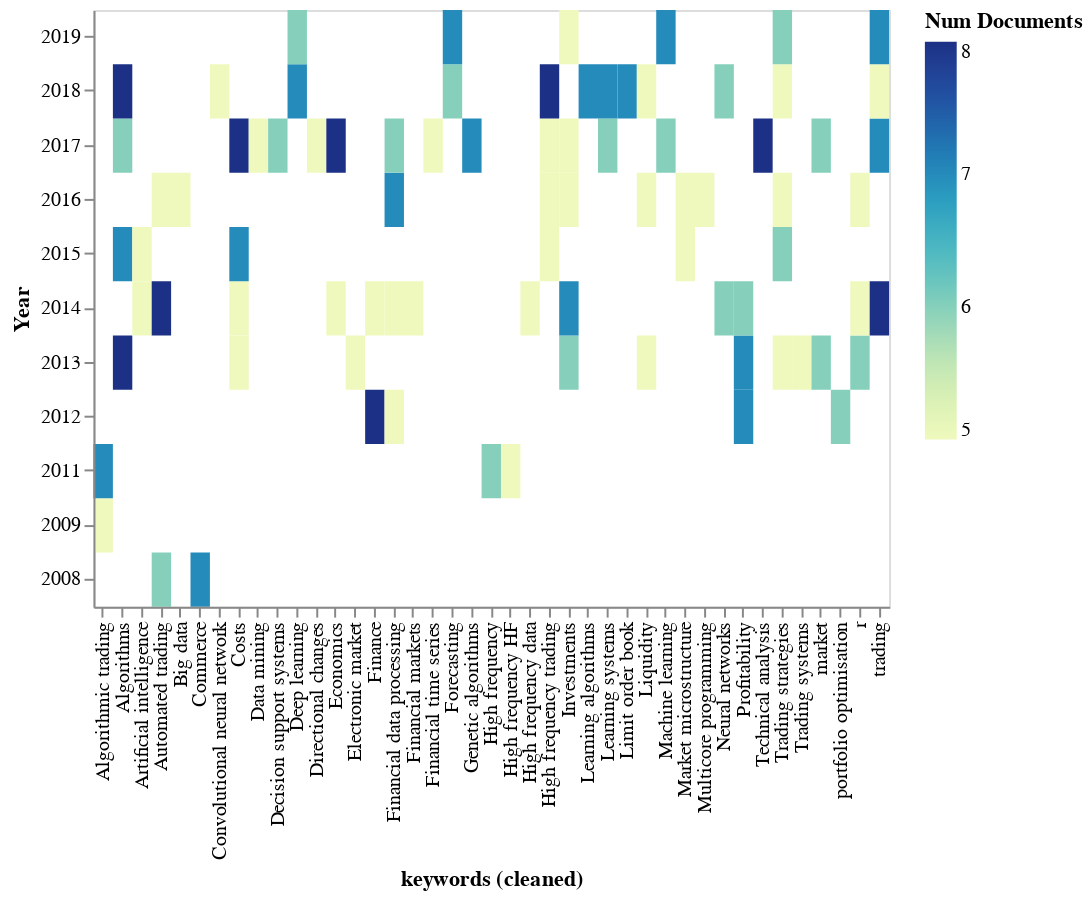

Write notebook code for a chart like this one.
### Code cell
rdf.term_by_term( 
    termA='keywords (cleaned)', 
    termB='Year', 
    sepA=';', 
    sepB=None, 
    minmax=(5,8)).heatmap_in_altair(ascendingA=True, ascendingB=False)

### Figure 1 — Vega-Lite specification as saved in the notebook (floating-point values rounded to 4 significant figures)
{"$schema": "https://vega.github.io/schema/vega-lite/v3.4.0.json", "config": {"mark": {"tooltip": null}, "view": {"height": 300, "width": 400}}, "data": {"name": "data-8575c7e3e7244d704a83ee1d22c009a3"}, "datasets": {"data-8575c7e3e7244d704a83ee1d22c009a3": [{"Num Documents": 5, "Year": 2009, "keywords (cleaned)": "Algorithmic trading"}, {"Num Documents": 7, "Year": 2011, "keywords (cleaned)": "Algorithmic trading"}, {"Num Documents": 8, "Year": 2013, "keywords (cleaned)": "Algorithms"}, {"Num Documents": 7, "Year": 2015, "keywords (cleaned)": "Algorithms"}, {"Num Documents": 6, "Year": 2017, "keywords (cleaned)": "Algorithms"}, {"Num Documents": 8, "Year": 2018, "keywords (cleaned)": "Algorithms"}, {"Num Documents": 5, "Year": 2014, "keywords (cleaned)": "Artificial intelligence"}, {"Num Documents": 5, "Year": 2015, "keywords (cleaned)": "Artificial intelligence"}, {"Num Documents": 6, "Year": 2008, "keywords (cleaned)": "Automated trading"}, {"Num Documents": 8, "Year": 2014, "keywords (cleaned)": "Automated trading"}, {"Num Documents": 5, "Year": 2016, "keywords (cleaned)": "Automated trading"}, {"Num Documents": 5, "Year": 2016, "keywords (cleaned)": "Big data"}, {"Num Documents": 7, "Year": 2008, "keywords (cleaned)": "Commerce"}, {"Num Documents": 5, "Year": 2018, "keywords (cleaned)": "Convolutional neural network"}, {"Num Documents": 5, "Year": 2013, "keywords (cleaned)": "Costs"}, {"Num Documents": 5, "Year": 2014, "keywords (cleaned)": "Costs"}, {"Num Documents": 7, "Year": 2015, "keywords (cleaned)": "Costs"}, {"Num Documents": 8, "Year": 2017, "keywords (cleaned)": "Costs"}, {"Num Documents": 5, "Year": 2017, "keywords (cleaned)": "Data mining"}, {"Num Documents": 6, "Year": 2017, "keywords (cleaned)": "Decision support systems"}, {"Num Documents": 7, "Year": 2018, "keywords (cleaned)": "Deep learning"}, {"Num Documents": 6, "Year": 2019, "keywords (cleaned)": "Deep learning"}, {"Num Documents": 5, "Year": 2017, "keywords (cleaned)": "Directional changes"}, {"Num Documents": 5, "Year": 2014, "keywords (cleaned)": "Economics"}, {"Num Documents": 8, "Year": 2017, "keywords (cleaned)": "Economics"}, {"Num Documents": 5, "Year": 2013, "keywords (cleaned)": "Electronic market"}, {"Num Documents": 8, "Year": 2012, "keywords (cleaned)": "Finance"}, {"Num Documents": 5, "Year": 2014, "keywords (cleaned)": "Finance"}, {"Num Documents": 5, "Year": 2012, "keywords (cleaned)": "Financial data processing"}, {"Num Documents": 5, "Year": 2014, "keywords (cleaned)": "Financial data processing"}, {"Num Documents": 7, "Year": 2016, "keywords (cleaned)": "Financial data processing"}, {"Num Documents": 6, "Year": 2017, "keywords (cleaned)": "Financial data processing"}, {"Num Documents": 5, "Year": 2014, "keywords (cleaned)": "Financial markets"}, {"Num Documents": 5, "Year": 2017, "keywords (cleaned)": "Financial time series"}, {"Num Documents": 6, "Year": 2018, "keywords (cleaned)": "Forecasting"}, {"Num Documents": 7, "Year": 2019, "keywords (cleaned)": "Forecasting"}, {"Num Documents": 7, "Year": 2017, "keywords (cleaned)": "Genetic algorithms"}, {"Num Documents": 6, "Year": 2011, "keywords (cleaned)": "High frequency"}, {"Num Documents": 5, "Year": 2011, "keywords (cleaned)": "High frequency HF"}, {"Num Documents": 5, "Year": 2014, "keywords (cleaned)": "High frequency data"}, {"Num Documents": 5, "Year": 2015, "keywords (cleaned)": "High frequency trading"}, {"Num Documents": 5, "Year": 2016, "keywords (cleaned)": "High frequency trading"}, {"Num Documents": 5, "Year": 2017, "keywords (cleaned)": "High frequency trading"}, {"Num Documents": 8, "Year": 2018, "keywords (cleaned)": "High frequency trading"}, {"Num Documents": 6, "Year": 2013, "keywords (cleaned)": "Investments"}, {"Num Documents": 7, "Year": 2014, "keywords (cleaned)": "Investments"}, {"Num Documents": 5, "Year": 2016, "keywords (cleaned)": "Investments"}, {"Num Documents": 5, "Year": 2017, "keywords (cleaned)": "Investments"}, {"Num Documents": 5, "Year": 2019, "keywords (cleaned)": "Investments"}, {"Num Documents": 7, "Year": 2018, "keywords (cleaned)": "Learning algorithms"}, {"Num Documents": 6, "Year": 2017, "keywords (cleaned)": "Learning systems"}, {"Num Documents": 7, "Year": 2018, "keywords (cleaned)": "Learning systems"}, {"Num Documents": 7, "Year": 2018, "keywords (cleaned)": "Limit order book"}, {"Num Documents": 5, "Year": 2013, "keywords (cleaned)": "Liquidity"}, {"Num Documents": 5, "Year": 2016, "keywords (cleaned)": "Liquidity"}, {"Num Documents": 5, "Year": 2018, "keywords (cleaned)": "Liquidity"}, {"Num Documents": 6, "Year": 2017, "keywords (cleaned)": "Machine learning"}, {"Num Documents": 7, "Year": 2019, "keywords (cleaned)": "Machine learning"}, {"Num Documents": 5, "Year": 2015, "keywords (cleaned)": "Market microstructure"}, {"Num Documents": 5, "Year": 2016, "keywords (cleaned)": "Market microstructure"}, {"Num Documents": 5, "Year": 2016, "keywords (cleaned)": "Multicore programming"}, {"Num Documents": 6, "Year": 2014, "keywords (cleaned)": "Neural networks"}, {"Num Documents": 6, "Year": 2018, "keywords (cleaned)": "Neural networks"}, {"Num Documents": 7, "Year": 2012, "keywords (cleaned)": "Profitability"}, {"Num Documents": 7, "Year": 2013, "keywords (cleaned)": "Profitability"}, {"Num Documents": 6, "Year": 2014, "keywords (cleaned)": "Profitability"}, {"Num Documents": 8, "Year": 2017, "keywords (cleaned)": "Technical analysis"}, {"Num Documents": 5, "Year": 2013, "keywords (cleaned)": "Trading strategies"}, {"Num Documents": 6, "Year": 2015, "keywords (cleaned)": "Trading strategies"}, {"Num Documents": 5, "Year": 2016, "keywords (cleaned)": "Trading strategies"}, {"Num Documents": 5, "Year": 2018, "keywords (cleaned)": "Trading strategies"}, {"Num Documents": 6, "Year": 2019, "keywords (cleaned)": "Trading strategies"}, {"Num Documents": 5, "Year": 2013, "keywords (cleaned)": "Trading systems"}, {"Num Documents": 6, "Year": 2013, "keywords (cleaned)": "market"}, {"Num Documents": 6, "Year": 2017, "keywords (cleaned)": "market"}, {"Num Documents": 6, "Year": 2012, "keywords (cleaned)": "portfolio optimisation"}, {"Num Documents": 6, "Year": 2013, "keywords (cleaned)": "r"}, {"Num Documents": 5, "Year": 2014, "keywords (cleaned)": "r"}, {"Num Documents": 5, "Year": 2016, "keywords (cleaned)": "r"}, {"Num Documents": 8, "Year": 2014, "keywords (cleaned)": "trading"}, {"Num Documents": 7, "Year": 2017, "keywords (cleaned)": "trading"}, {"Num Documents": 5, "Year": 2018, "keywords (cleaned)": "trading"}, {"Num Documents": 7, "Year": 2019, "keywords (cleaned)": "trading"}]}, "encoding": {"color": {"field": "Num Documents", "type": "quantitative"}, "x": {"field": "keywords (cleaned)", "sort": "ascending", "type": "ordinal"}, "y": {"field": "Year", "sort": "descending", "type": "ordinal"}}, "mark": "rect"}
